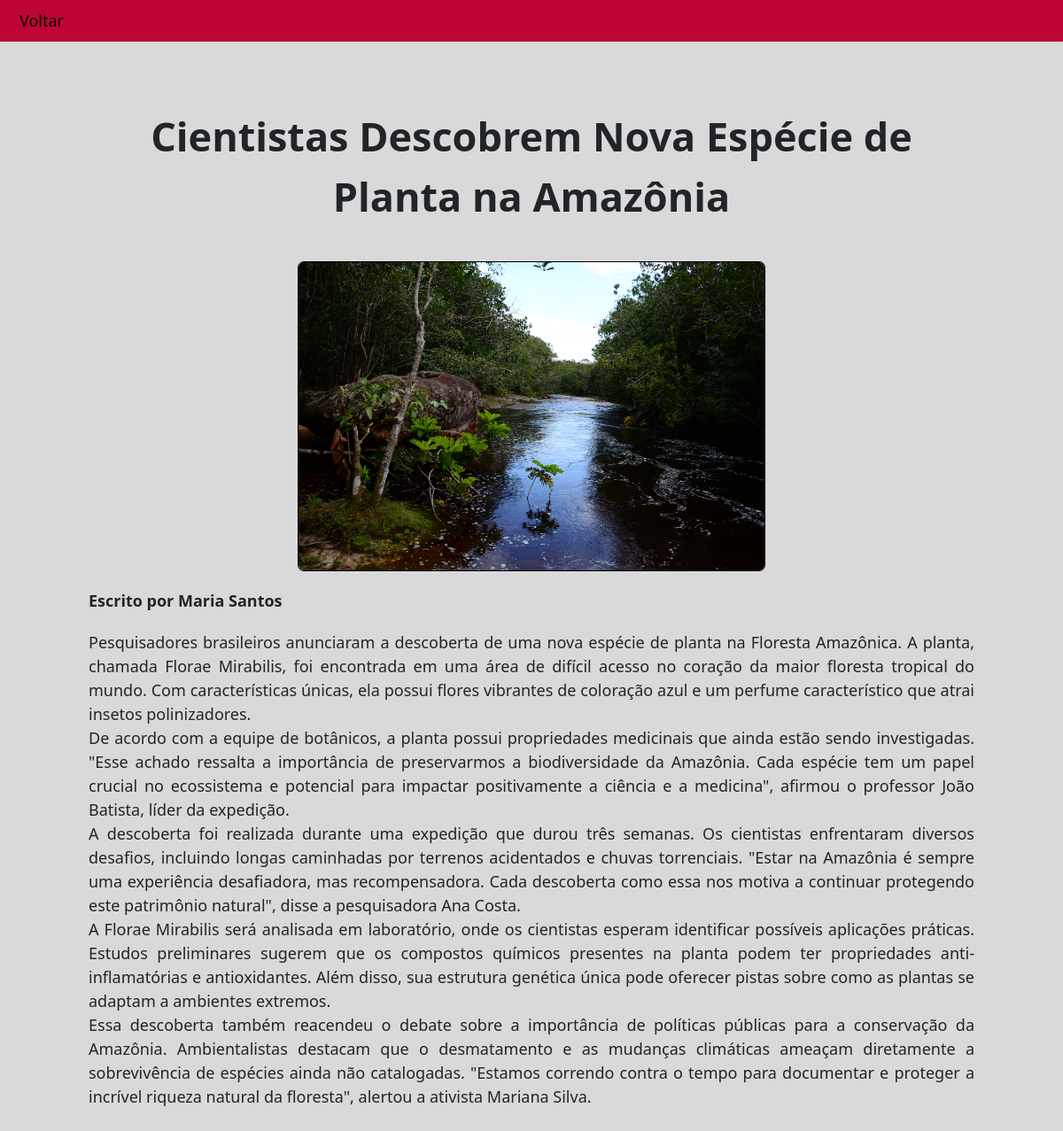
Page /noticia_autor.php?id=18 on the committed database.
### tables this page shows
CREATE TABLE `noticia` (
  `id` int(5) NOT NULL,
  `titulo` varchar(255) NOT NULL,
  `conteudo` longtext NOT NULL,
  `id_imagem` int(3) DEFAULT NULL,
  `status` varchar(255) NOT NULL,
  `id_autor` int(3) NOT NULL,
  `id_revisor` int(3) NOT NULL
);

CREATE TABLE `imagem` (
  `id` int(3) NOT NULL,
  `caminho` varchar(255) NOT NULL
);

CREATE TABLE `usuario` (
  `id` int(3) NOT NULL,
  `nome` varchar(255) NOT NULL,
  `email` varchar(255) NOT NULL,
  `senha` varchar(255) NOT NULL,
  `id_imagem` int(3) DEFAULT NULL,
  `tipo` varchar(255) NOT NULL
);

### noticia_autor.php (the view, shortened to what this page needs)
<html>
    <head>
        <link href="https://cdn.jsdelivr.net/npm/bootstrap@5.3.3/dist/css/bootstrap.min.css" rel="stylesheet">
        <link rel="stylesheet" href="style.css">
    </head>
    <body>
        <div class="container-fluid">
            <div class="row menu-bar">
                <a href="user_dados.php" class="btn-voltar">Voltar</a>
            </div>
        </div>
        <div class="container-fluid main-container">
    </body>
</html>
<?php
    $host = 'localhost:3306';
    $user = 'root';
    $pass = '';
    $base = 'portal_bd';
    $conexao = mysqli_connect($host, $user, $pass, $base);
    if(isset($_GET['id'])) {
        $noticiaSQL = mysqli_query($conexao, "select titulo, conteudo, id_imagem, id_autor from noticia WHERE id = ". $_GET["id"]);
        $escrever = mysqli_fetch_array($noticiaSQL);
        $autorSQL = mysqli_query($conexao, "select nome from usuario where id = '".$escrever["id_autor"]."'");
        $autor = mysqli_fetch_array($autorSQL);
        echo '<div class="titulo-noticia">'.htmlspecialchars($escrever['titulo']).'</div>';
        if($escrever['id_imagem'] != 0) {
            $imagemSQL = mysqli_query($conexao, 'SELECT caminho FROM imagem WHERE id = '.$escrever['id_imagem']);
            $caminho = mysqli_fetch_array($imagemSQL);
            echo '<div><img src="'.$caminho['caminho'].'" class="capa-noticia"></div>';
        }
        echo '<div class="autor-noticia">Escrito por '.htmlspecialchars($autor['nome']).'</div>';
        echo '<div class="conteudo-noticia">'.nl2br(htmlspecialchars_decode($escrever["conteudo"])).'</div>';
    }
?>

### style.css (style rules this page uses)
.btn-voltar { text-decoration: none; font-size: 18px; color: black; font-weight: 500; }
.main-container { padding-top: 100px; display: flex; align-items: center; flex-direction: column; background-color: #D9D9D9; height: 100vh; overflow-y: scroll; }
.menu-bar { width: 100vw; height: auto; padding: 10px; display: flex; position: fixed; align-items: center; background-color:#BF0436; }
.titulo-noticia { display: flex; text-align: center; font-size: 45px; margin: 20px; font-weight: 700; width: 90%; max-width: 1000px; }
.capa-noticia { width: 100%; max-width: 1000px; height: auto; max-height: 350px; object-fit: cover; border: solid black 1px; border-radius: 7px; margin-top: 20px; margin-bottom: 20px; }
.conteudo-noticia { display: flex; align-items: center; text-align: justify; font-size: 18px; width: 90%; max-width: 1000px; margin-bottom: 50px; }
.autor-noticia { display: flex; align-items: center; text-align: start; margin-bottom: 20px; font-size: 18px; font-weight: bolder; width: 90%; max-width: 1000px; }

### rows in the picture
noticia: titulo "Cientistas Descobrem Nova Espécie de Planta na Amazônia", conteudo "Pesquisadores brasileiros anunciaram a descoberta de uma nova espécie de planta na Floresta Amazônica. A planta, chamada Florae Mirabilis, foi encontrada em uma área de difícil acesso no coração da maior floresta tropical do mundo. Com características únicas, ela possui flores vibrantes de coloração azul e um perfume característico que atrai insetos polinizadores. De acordo com a equipe de botânicos, a planta possui propriedades medicinais que ainda estão sendo investigadas. \"Esse achado ressalta a importância de preservarmos a biodiversidade da Amazônia. Cada espécie tem um papel crucial no ecossistema e potencial para impactar positivamente a ciência e a medicina\", afirmou o professor…"
imagem: caminho (picture)
usuario: nome "Maria Santos"
